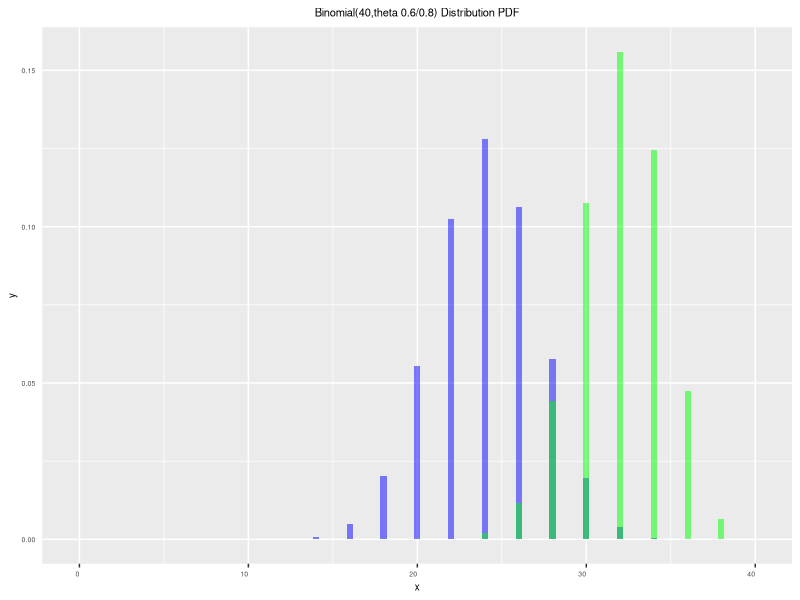
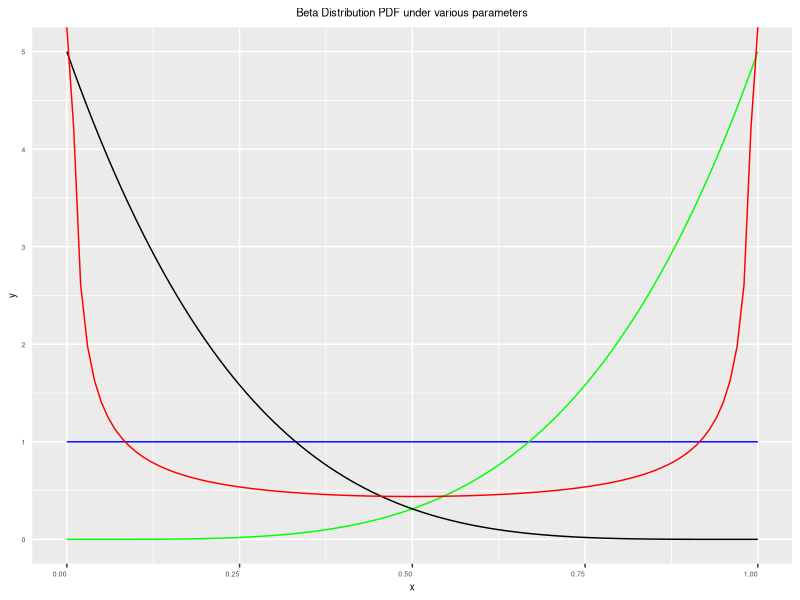

Write R code to recreate these figures, in order. (Note: this script raises an error after producing the figures.)
## ---- chunk 1
library(knitr)
library(ggplot2)
opts_chunk$set(collapse=TRUE, fig.align='center', tidy=TRUE, tidy.opts=list(blank=TRUE, width.cutoff=100, strip.white=TRUE), warning=FALSE,message=FALSE,cache=TRUE)
# echo=TRUE, collapse=TRUE,
# fig.height=2.2,fig.width=2.8, 
# fig.cap="이미지 캡션 넣기", 
# tidy.opts=list(width.cutoff=90),
# eval=T
my_theme1 = function() {
  theme(axis.text.x = element_text(hjust=1, size=5),
        axis.text.y = element_text(hjust=1, size=5),
        axis.ticks.y = element_blank(),
        axis.title.x = element_text(size=7),
        axis.title.y = element_text(size=7),
        legend.title = element_text(size=7),
        legend.text = element_text(size=5),
        plot.title = element_text(hjust=0.5, size=8))}
my_theme2 = function() {
  theme(axis.text.x = element_text(angle=90, hjust=1, size=5),
        axis.text.y = element_text(hjust=1, size=5),
        axis.title.x = element_text(size=7),
        axis.title.y = element_text(size=7),
        legend.title = element_text(size=7),
        legend.text = element_text(size=5),
        plot.title = element_text(hjust=0.5, size=8))}
## ---- chunk 2
# theta=seq(from=0,to=1,by=.01)
# plot(theta,dbeta(theta,1,1),type="l")
ggplot(data.frame(x=c(0,40)), aes(x=x)) +
  stat_function(fun=dbinom, args=list(size=40, prob=0.6), fill="blue", size=0.5, 
                geom='bar', alpha=0.5) +
  stat_function(fun=dbinom, args=list(size=40, prob=0.8), fill="green", size=0.5,
                geom='bar', alpha=0.5) +
  labs(title="Binomial(40,theta 0.6/0.8) Distribution PDF") + my_theme1()
## ---- chunk 3
# theta=seq(from=0,to=1,by=.01)
# plot(theta,dbeta(theta,1,1),type="l")
ggplot(data.frame(x=c(0,1)), aes(x=x)) +
  stat_function(fun=dbeta, args=list(shape1=1, shape2=1), colour="blue", size=0.5) +
  stat_function(fun=dbeta, args=list(shape1=5, shape2=1), colour="green", size=0.5) +
  stat_function(fun=dbeta, args=list(shape1=1, shape2=5), colour="black", size=0.5) +
  stat_function(fun=dbeta, args=list(shape1=0.3, shape2=0.3), colour="red", size=0.5) +
  labs(title="Beta Distribution PDF under various parameters") + my_theme1()
## ---- chunk 4
1-pbeta(.25,5,1) # 무심하게 함수안에 있는 콤마로 구분되는 3개의 숫자에 주목 필요!
1-pbeta(.5,5,1)
1-pbeta(.8,5,1)

1-pbeta(.25,1,1)
1-pbeta(.5,1,1)
1-pbeta(.8,1,1)

1-pbeta(.25,8,4)
1-pbeta(.5,8,4)
1-pbeta(.8,8,4)
## ---- chunk 5
41/(41+11)  # posterior mean
33/40       # MLE
theta=seq(from=0,to=1,by=.01)
lines(theta,dbeta(theta,41,11))

# plot posterior first to get the right scale on the y-axis
plot(theta,dbeta(theta,41,11),type="l")
lines(theta,dbeta(theta,8,4),lty=2)
# plot likelihood
lines(theta,dbinom(33,size=40,p=theta),lty=3)
# plot scaled likelihood
lines(theta,44*dbinom(33,size=40,p=theta),lty=3)
